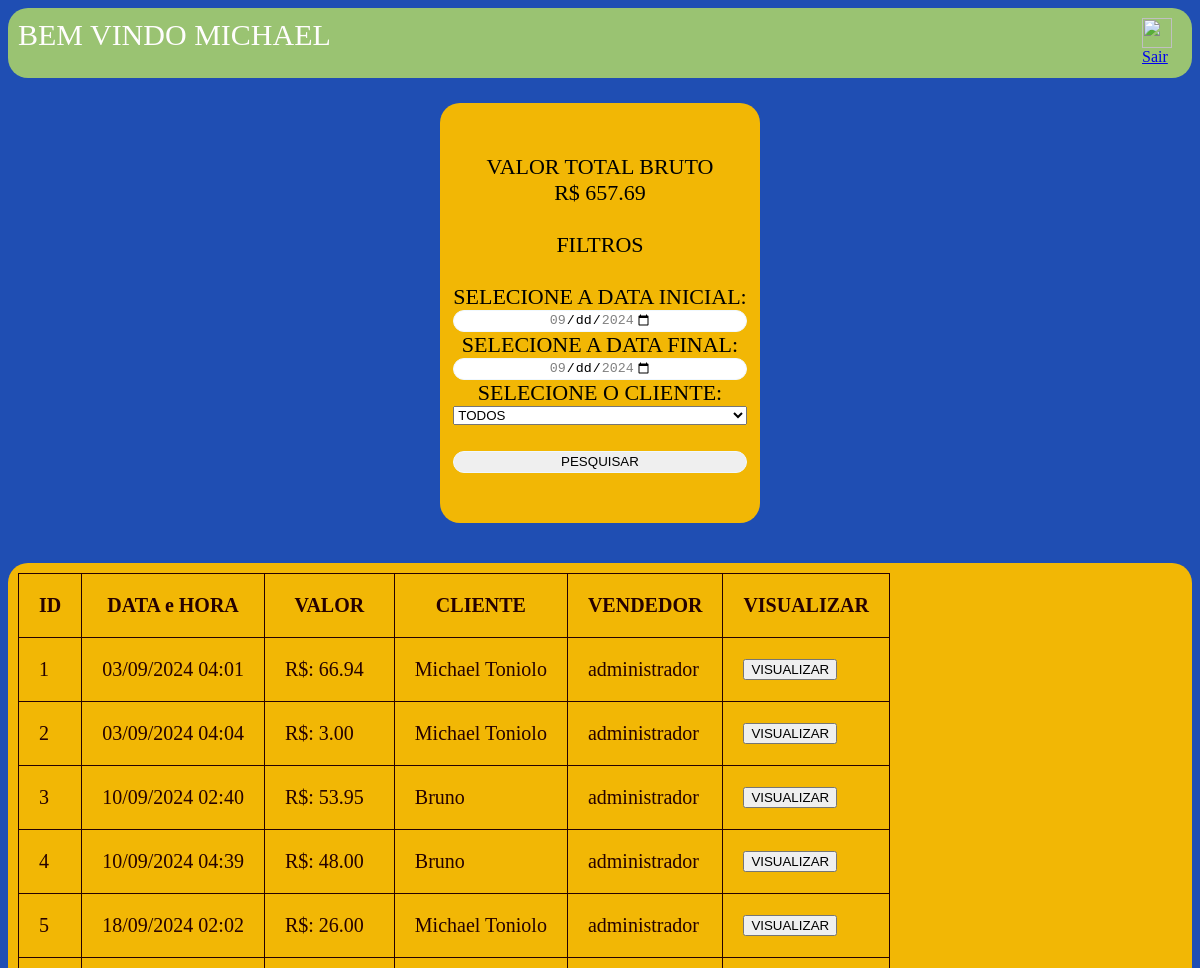
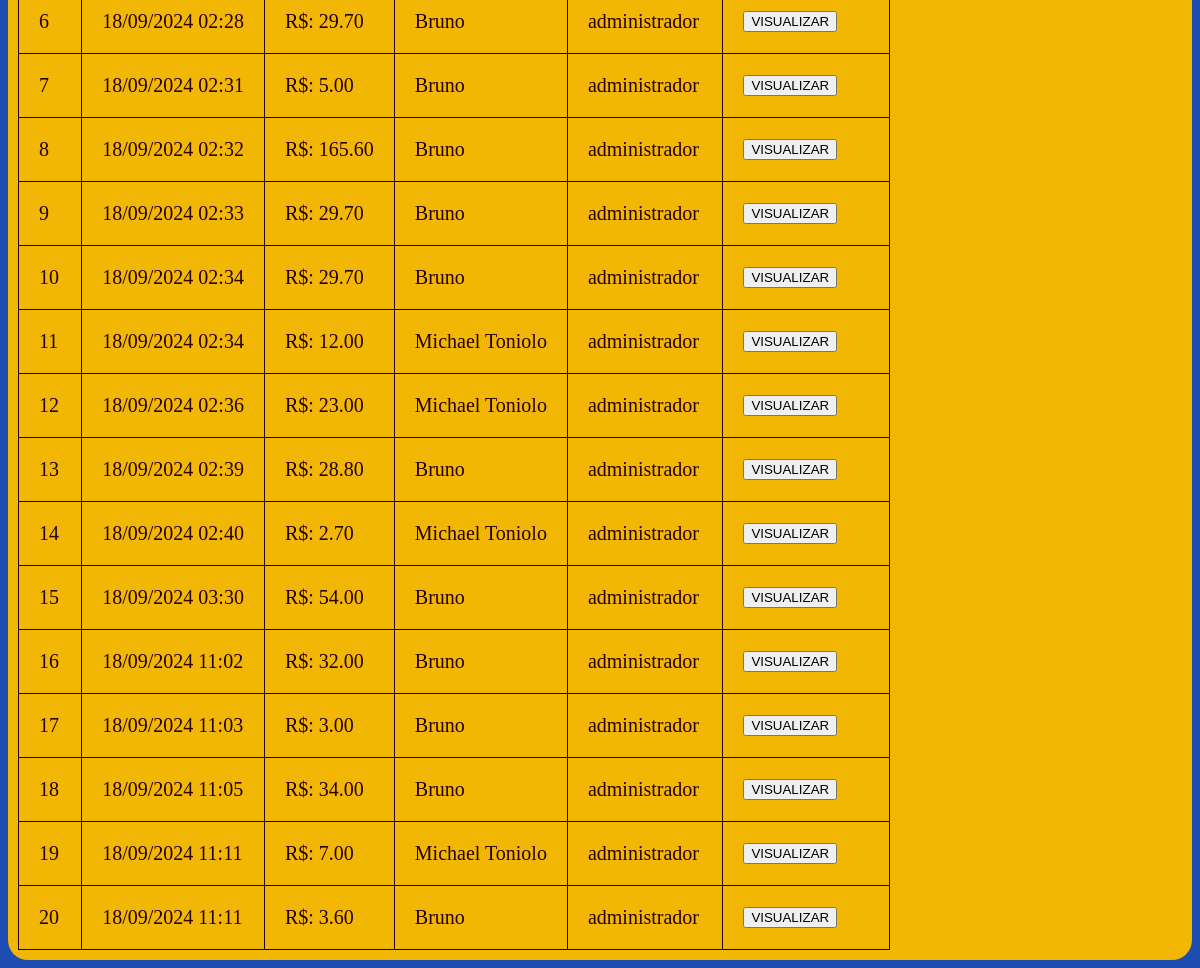
The page /vendas-lista.php (signed in) on the database its author committed (2 pictures, top to bottom).
### tables this page shows
CREATE TABLE `tb_venda` (
  `ven_id` int(11) NOT NULL,
  `ven_datavenda` datetime NOT NULL,
  `ven_totalvenda` decimal(10,2) NOT NULL,
  `fk_iv_cod_iv` varchar(100) NOT NULL,
  `fk_cli_id` int(11) NOT NULL,
  `fk_usu_id` int(11) NOT NULL,
  `cupom` varchar(50) DEFAULT NULL
);

CREATE TABLE `tb_clientes` (
  `cli_id` int(11) NOT NULL,
  `cli_cpf` varchar(30) DEFAULT NULL,
  `cli_nome` varchar(100) NOT NULL,
  `cli_email` varchar(100) DEFAULT NULL,
  `cli_cel` varchar(15) DEFAULT NULL,
  `cli_status` char(1) DEFAULT NULL
);

CREATE TABLE `tb_usuarios` (
  `usu_id` int(11) NOT NULL,
  `usu_login` varchar(100) NOT NULL,
  `usu_email` varchar(100) NOT NULL,
  `usu_senha` varchar(100) NOT NULL,
  `usu_status` char(1) NOT NULL
);

### vendas-lista.php (the view, shortened to what this page needs)
<?php
include("conectadb.php");
include("topo.php");
$selectdatamin = "SELECT MIN(ven_datavenda) FROM tb_venda";
$selectdatamax = "SELECT MAX(ven_datavenda) FROM tb_venda";
$resultado_data_min = mysqli_query($link,$selectdatamin);
$resultado_data_max = mysqli_query($link,$selectdatamax);
$data_min = mysqli_fetch_array($resultado_data_min);
$data_max = mysqli_fetch_array($resultado_data_max);
$data_min_string = date("Y-m-d", strtotime($data_min[0]));
$data_max_string = date("Y-m-d", strtotime($data_max[0]));
if ($_SERVER['REQUEST_METHOD'] == 'POST'){
    $idcliente = $_POST['idcliente'];
    $datainicial = $_POST['datainicial'];
    $datafinal = $_POST['datafinal'];
    if ($datainicial < 0){
    $datainicial = $data_min_string;
    }
    if ($datafinal < 0 ){
    $datafinal = $data_max_string;
    }
    $sql = "SELECT
        v.ven_id, v.ven_datavenda, v.ven_totalvenda, v.fk_iv_cod_iv, v.fk_cli_id, v.fk_usu_id,
        c.cli_nome, u.usu_login
    FROM
        tb_venda v
    JOIN
        tb_clientes c ON v.fk_cli_id = c.cli_id
    JOIN
        tb_usuarios u ON v.fk_usu_id = u.usu_id
    WHERE
        v.ven_datavenda BETWEEN '$datainicial 0:0:0' AND '$datafinal 23:59:59' ";
 $valortotal = "SELECT SUM(ven_totalvenda) FROM tb_venda
                WHERE
                ven_datavenda BETWEEN '$datainicial 0:0:0' AND '$datafinal 23:59:59' ";
    if ($idcliente == 'todos' ){
        $retorno = mysqli_query($link, $sql. "ORDER BY v.ven_id");
        $retornovalortotal = mysqli_query($link, $valortotal. "ORDER BY ven_id" );
    }else{
        $sql .= " AND c.cli_id = ". $idcliente . " ORDER BY ven_id";
        $retorno = mysqli_query($link,$sql);
        $valortotal .=  " AND fk_cli_id = ". $idcliente . " ORDER BY ven_id";
        $retornovalortotal = mysqli_query($link,$valortotal);
    }
}else{
    $sql = "SELECT
        v.ven_id, v.ven_datavenda, v.ven_totalvenda, v.fk_iv_cod_iv, v.fk_cli_id, v.fk_usu_id,
        c.cli_nome, u.usu_login
    FROM
        tb_venda v
    JOIN
        tb_clientes c ON v.fk_cli_id = c.cli_id
    JOIN
        tb_usuarios u ON v.fk_usu_id = u.usu_id";
    $retorno = mysqli_query($link, $sql. " ORDER BY v.ven_id");
    $valortotal = "SELECT SUM(ven_totalvenda) FROM tb_venda";
    $retornovalortotal = mysqli_query($link, $valortotal);
}
?>
<!DOCTYPE html>
<html lang="pt-br">
<head>
    <link rel="stylesheet" href="css/estilo.css">
</head>
<body>
    <div class="container-global">
        <form class="formulario" action="venda-lista.php" method = "post">
            <label> VALOR TOTAL BRUTO </label>
             <?php
             while ($tblvalortotal = mysqli_fetch_array($retornovalortotal)){
                echo "R$ ". $tblvalortotal[0];
             }?>
             <br><br>
             <label> FILTROS </label>
             <br>
             <label for="data"> SELECIONE A DATA INICIAL:</label>
             <input id="datainicial" name="datainicial"
             min="<?=$data_min_string?>" max="<?=$data_max_string?>" type="date">
             <label for="data"> SELECIONE A DATA FINAL:</label>
             <input id="datafinal" name="datafinal"
             min="<?=$data_min_string?>" max="<?=$data_max_string?>" type="date">
             <label>SELECIONE O CLIENTE:</label>
             <select name='idcliente'>
                <option value='todos'>TODOS</option>
             </select>
                <br>
                <input type="submit" value="PESQUISAR">
        </form>
    </div>
<br>
    <div class="container-listaproduto">
        <table class="lista">
            <tr>
                <th>ID</th>
                <th>DATA e HORA</th>
                <th>VALOR</th>
                <th>CLIENTE</th>
                <th>VENDEDOR</th>
                <th>VISUALIZAR</th>
            </tr>
            <?php
                while($tbl = mysqli_fetch_array($retorno)){
                 ?>
            <tr>
                <td><?=$tbl[0]?></td>
                <?php $data_formatada = date("d/m/Y h:i", strtotime($tbl[1]));?>
                <td><?=$data_formatada?></td>
                <td>R$: <?=$tbl[2]?></td>
                <td><?=$tbl[6]?></td>
                <td><?=$tbl[7]?></td>
                <td><a href="venda-visualizar.php?id=<?=$tbl[3]?>">
                        <input type="button" value="VISUALIZAR">
                    </a>
                </td>
            </tr>
            <?php
                }
                ?>
        </table>
    </div>
</body>
</html>

### css/estilo.css (style rules this page uses)
body { background-color: #1f4eb3; }
.container-global { display: flex; justify-content: center; }
.formulario { display: flex; justify-content: center; align-content: center; text-align: center; flex-flow: column wrap; width: 300px; height: 400px; background-color: #f2b705; border-radius: 20px; color: black; font-size: 22px; font-family: Cambria, Cochin, Georgia, Times, 'Times New Roman', serif; }
.formulario input { display: flex; justify-content: center; height: 22px; border-radius: 20px; border: aliceblue 1px solid; }
.lista { display: flex; flex-flow: row; padding: 10px; border-radius: 20px; background-color: #f2b705; border-collapse: collapse; height: auto; }
td, tr, th { padding: 20px; width: auto; color: #260101; border: #260101 1px solid; font-size: 20px; }
.container-listacliente, .container-listausuarios, form { margin-top: 5px; display: flex; justify-content: center; flex-flow: row; background-color: white; width: auto; border-radius: 20px; padding: 10px; }

### rows shown on the page
tb_venda: ven_id "1", ven_datavenda "03/09/2024 04:01", ven_totalvenda "66.94", fk_cli.cli_nome "Michael Toniolo", fk_usu.usu_login "administrador"
tb_venda: ven_id "2", ven_datavenda "03/09/2024 04:04", ven_totalvenda "3.00", fk_cli.cli_nome "Michael Toniolo", fk_usu.usu_login "administrador"
tb_venda: ven_id "3", ven_datavenda "10/09/2024 02:40", ven_totalvenda "53.95", fk_cli.cli_nome "Bruno", fk_usu.usu_login "administrador"
tb_venda: ven_id "4", ven_datavenda "10/09/2024 04:39", ven_totalvenda "48.00", fk_cli.cli_nome "Bruno", fk_usu.usu_login "administrador"
tb_venda: ven_id "5", ven_datavenda "18/09/2024 02:02", ven_totalvenda "26.00", fk_cli.cli_nome "Michael Toniolo", fk_usu.usu_login "administrador"
tb_venda: ven_id "6", ven_datavenda "18/09/2024 02:28", ven_totalvenda "29.70", fk_cli.cli_nome "Bruno", fk_usu.usu_login "administrador"
tb_venda: ven_id "7", ven_datavenda "18/09/2024 02:31", ven_totalvenda "5.00", fk_cli.cli_nome "Bruno", fk_usu.usu_login "administrador"
tb_venda: ven_id "8", ven_datavenda "18/09/2024 02:32", ven_totalvenda "165.60", fk_cli.cli_nome "Bruno", fk_usu.usu_login "administrador"
tb_venda: ven_id "9", ven_datavenda "18/09/2024 02:33", ven_totalvenda "29.70", fk_cli.cli_nome "Bruno", fk_usu.usu_login "administrador"
tb_venda: ven_id "10", ven_datavenda "18/09/2024 02:34", ven_totalvenda "29.70", fk_cli.cli_nome "Bruno", fk_usu.usu_login "administrador"
tb_venda: ven_id "11", ven_datavenda "18/09/2024 02:34", ven_totalvenda "12.00", fk_cli.cli_nome "Michael Toniolo", fk_usu.usu_login "administrador"
tb_venda: ven_id "12", ven_datavenda "18/09/2024 02:36", ven_totalvenda "23.00", fk_cli.cli_nome "Michael Toniolo", fk_usu.usu_login "administrador"
tb_venda: ven_id "13", ven_datavenda "18/09/2024 02:39", ven_totalvenda "28.80", fk_cli.cli_nome "Bruno", fk_usu.usu_login "administrador"
tb_venda: ven_id "14", ven_datavenda "18/09/2024 02:40", ven_totalvenda "2.70", fk_cli.cli_nome "Michael Toniolo", fk_usu.usu_login "administrador"
tb_venda: ven_id "15", ven_datavenda "18/09/2024 03:30", ven_totalvenda "54.00", fk_cli.cli_nome "Bruno", fk_usu.usu_login "administrador"
tb_venda: ven_id "16", ven_datavenda "18/09/2024 11:02", ven_totalvenda "32.00", fk_cli.cli_nome "Bruno", fk_usu.usu_login "administrador"
tb_venda: ven_id "17", ven_datavenda "18/09/2024 11:03", ven_totalvenda "3.00", fk_cli.cli_nome "Bruno", fk_usu.usu_login "administrador"
tb_venda: ven_id "18", ven_datavenda "18/09/2024 11:05", ven_totalvenda "34.00", fk_cli.cli_nome "Bruno", fk_usu.usu_login "administrador"
tb_venda: ven_id "19", ven_datavenda "18/09/2024 11:11", ven_totalvenda "7.00", fk_cli.cli_nome "Michael Toniolo", fk_usu.usu_login "administrador"
tb_venda: ven_id "20", ven_datavenda "18/09/2024 11:11", ven_totalvenda "3.60", fk_cli.cli_nome "Bruno", fk_usu.usu_login "administrador"

### other values the page prints
$nomeusuario "MICHAEL"
$tblvalortotal[0] "657.69"
